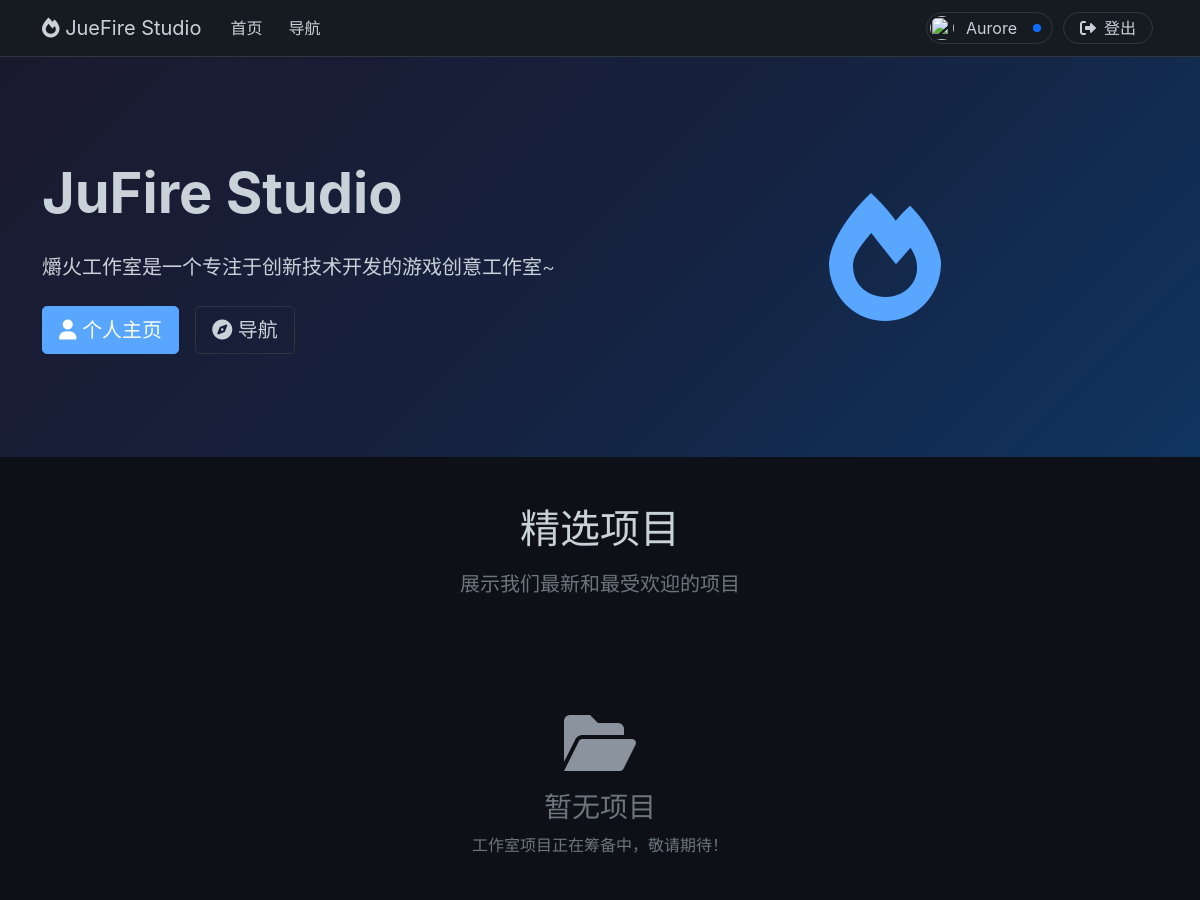
/ (signed in, upper part), run on an earlier commit of the app's database.
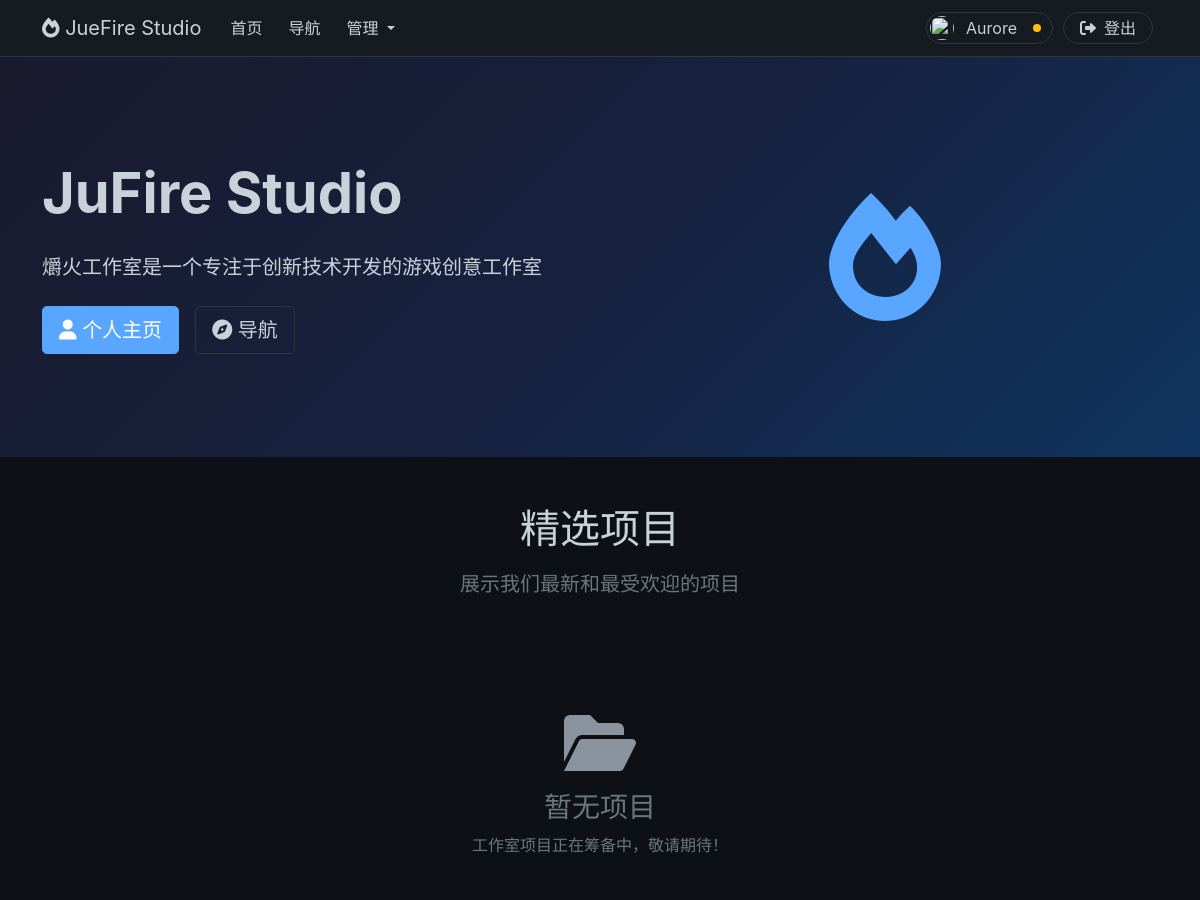
And on a later commit of the database.
### app.old/app.py (models this page shows)
class StudioInfo(db.Model):
    id = db.Column(db.Integer, primary_key=True)
    name = db.Column(db.String(100), nullable=False)
    description = db.Column(db.Text)
    logo_url = db.Column(db.String(200))
    contact_email = db.Column(db.String(120))
    github_url = db.Column(db.String(200))
    updated_at = db.Column(db.DateTime, default=datetime.now)

### app.old/app.py (the view)
@app.route("/")
def index():
    studio_info = StudioInfo.query.first()
    projects = (
        Project.query.filter_by(is_featured=True)
        .order_by(Project.created_at.desc())
        .limit(6)
        .all()
    )
    current_user = None
    if "user_id" in session:
        current_user = db.session.get(User, session["user_id"])
    return render_template(
        "index.html",
        studio_info=studio_info,
        projects=projects,
        current_user=current_user,
    )

### app.old/app.py (called while the page is built)
@app.before_request
def csrf_protect():
    if "_csrf_token" not in session:
        session["_csrf_token"] = secrets.token_hex(16)

### templates/index.html (shortened to what the changed rows need)
{% extends 'base.html' %}
{% block required_css %}
  <link href="{{ url_for('static', filename='css/card.css') }}"
        rel="stylesheet" />
  <link href="{{ url_for('static', filename='css/button.css') }}"
        rel="stylesheet" />
{% endblock %}
{% block content %}
  <section class="hero-section">
    <div class="container">
      <div class="row align-items-center">
        <div class="col-lg-6">
          <h1 class="display-4 fw-bold mb-4">
            {{ studio_info.name }}
          </h1>
          <p class="lead mb-4">
            {{ studio_info.description }}
          </p>
          <div class="d-flex gap-3">
            {% if not current_user %}
              <a href="{{ url_for("auth.register") }}" class="btn btn-primary btn-lg">
                <i class="fas fa-user-plus"></i>
                  加入我们
              </a>
              <a href="{{ url_for("auth.login") }}"
                 class="btn btn-outline-light btn-lg">
                <i class="fas fa-sign-in-alt"></i>
                  登录
              </a>
            {% else %}
              <a href="{{ url_for("auth.profile") }}" class="btn btn-primary btn-lg"><i class="fas fa-user"></i> 个人主页</a>
              <a href="{{ url_for("navigation.navigation") }}"
                 class="btn btn-outline-light btn-lg">
              </a>
            {% endif %}
          </div>
        </div>
      </div>
    </div>
  </section>
  <section class="project-section py-5">
    <div class="container">
      <div class="row mb-5">
        <div class="col-12 text-center">
          <h2 class="h1 mb-3">
            精选项目
          </h2>
        </div>
      </div>
    </div>
  </section>
{% endblock %}

### templates/base.html (shortened to what this page needs)
<!DOCTYPE html>
<html lang="zh-CN">
  <head>
    <link href="https://cdn.jsdelivr.net/npm/bootstrap@5.1.3/dist/css/bootstrap.min.css"
          rel="stylesheet" />
    <link href="https://cdnjs.cloudflare.com/ajax/libs/font-awesome/6.0.0/css/all.min.css"
          rel="stylesheet" />
    <link href="{{ url_for('static', filename='css/main.css') }}"
          rel="stylesheet" />
    <link href="{{ url_for('static', filename='css/alert.css') }}"
          rel="stylesheet" />
    <link href="{{ url_for('static', filename='css/navigation.css') }}"
          rel="stylesheet" />
    {% block required_css %}
    {% endblock %}
  </head>
  <body>
    <nav class="navbar navbar-expand-lg navbar-dark">
      <div class="container">
        <a class="navbar-brand" href="{{ url_for("index") }}">
          <i class="fas fa-fire"></i>
            JueFire Studio
        </a>
        <div class="collapse navbar-collapse" id="navbarNav">
          <ul class="navbar-nav me-auto">
            <li class="nav-item" style="margin: 0 5px">
              <a class="nav-link" href="{{ url_for("index") }}"> 首页 </a>
            </li>
            {% if current_user and current_user.role >= 1 %}
              <li class="nav-item" style="margin: 0 5px">
                <a class="nav-link" href="{{ url_for("navigation.navigation") }}"> 导航 </a>
              </li>
            {% endif %}
            {% if current_user and current_user.role >= 2 %}
              <li class="nav-item dropdown" style="margin: 0 5px">
                <a class="nav-link dropdown-toggle"
                  href="#"
                    id="navbarDropdown"
                      role="button"
                        data-bs-toggle="dropdown"
                   aria-expanded="false"> 管理 </a>
              </li>
            {% endif %}
          </ul>
          {% if current_user %}
            <ul class="navbar-account">
              <li class="nav-item"
                style="display: flex;
                  align-items: center;
                         margin: 0 5px">
                <a class="nav-link"
                  id="profile_link"
                   href="{{ url_for("auth.profile") }}">
                  <div id="user_tag">
                    {% if current_user.avatar_path %}
                      <img id="user_avatar_img"
                           src="{{ url_for('auth.user_avatar', filename=current_user.avatar_path) }}" />
                    {% else %}
                      <i id="user_avatar_fas" class="fas fa-user-circle"></i>
                    {% endif %}
                  </div>
                  <span style="padding: 0 4px 0 8px; line-height: 32px">{{ current_user.username }}</span>
                  <div id="user_dot_box">
                    {% if current_user.role == 0 %}
                      <span class="user_dot rounded-circle bg-info" title="权限等级: 游客"></span>
                    {% elif current_user.role == 1 %}
                      <span class="user_dot rounded-circle bg-primary" title="权限等级: 成员"></span>
                    {% elif current_user.role == 2 %}
                      <span class="user_dot rounded-circle bg-warning" title="权限等级: 管理员"></span>
                    {% elif current_user.role >= 3 %}
                      <span class="user_dot rounded-circle bg-danger" title="权限等级: 超级管理员"></span>
                    {% endif %}
                  </div>
                </a>
              </li>
              <li class="nav-item" style="margin: 0 5px">
                <a class="nav-link"
                  id="logout_link"
                   href="{{ url_for("auth.logout") }}"
                   title="退出登录">
                  <div class="d-flex align-items-center justify-content-center"
                    style="width: 32px;
                              height: 32px">
                    <i class="fas fa-sign-out-alt"></i>
                  </div>
                  <span style="padding: 0 8px 0 0; line-height: 32px"> 登出 </span>
                </a>
              </li>
            </ul>
          {% endif %}
        </div>
      </div>
    </nav>
    <main>
      {% block content %}
      {% endblock %}
    </main>
  </body>
</html>

What changed in the data, as far as the page shows it:
changed User "Aurore": role 1 → 2 (drawn)
changed StudioInfo "JuFire Studio": description "爝火工作室是一个专注于创新技术开发的游戏创意工作室~" → "爝火工作室是一个专注于创新技术开发的游戏创意工作室"
Also different on the page:
text now shown: "管理"
